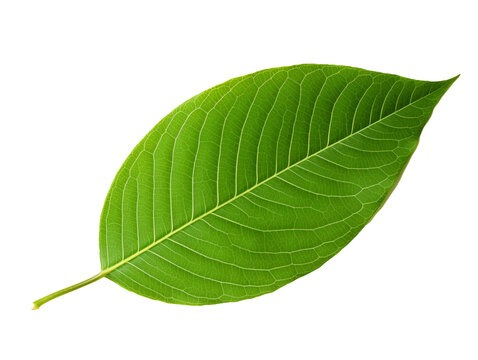
#> input picture data/input/sample_leaf.jpg, 478 x 360 px, found by its file name
$ python geometric_ops.py
#> lines starting #> are read from the running program, lines starting #| are printed output that depends on the picture
### src/utils/io_utils.py
"""
io_utils.py
------------
Utility functions for handling image input/output operations and metadata extraction
for the Domain-Specific Image Analysis & Enhancement Tool (Agriculture domain).

Functions:
    - load_image(path): Load an image from the given path.
    - save_image(path, image): Save an image to the specified path.
    - get_image_metadata(image, path=None): Extract metadata such as dimensions, channels, etc.
"""

import cv2
import os

def load_image(path):
    """
    Load an image from the given file path.

    Args:
        path (str): Path to the image file.

    Returns:
        image (numpy.ndarray): Loaded image.
    """
#> called with path = 'data/input/sample_leaf.jpg'
    if not os.path.exists(path):
        raise FileNotFoundError(f"Image not found at: {path}")

    image = cv2.imread(path)
#> image is the input picture: shape (360, 478, 3); mean B, G, R 174.8, 217.7, 199.3
    if image is None:
        raise ValueError("Failed to load image. Check file format or path.")

    return image


# [40 lines left out: functions save_image, get_image_metadata, not called in this run]

### src/utils/plot_utils.py
"""
plot_utils.py
--------------
Utility functions for displaying and plotting images and histograms
for the Domain-Specific Image Analysis & Enhancement Tool (Agriculture domain).

Functions:
    - show_image(title, image): Display an image using matplotlib.
    - show_images_side_by_side(img1, img2, title1, title2): Compare two images.
    - plot_histogram(image): Plot grayscale or color histogram of an image.
"""

import cv2
import matplotlib.pyplot as plt

# [18 lines left out: function show_image, not called in this run]


def show_images_side_by_side(img1, img2, title1="Original", title2="Processed"):
    """
    Display two images side by side for comparison.

    Args:
        img1 (numpy.ndarray): First image.
        img2 (numpy.ndarray): Second image.
        title1 (str): Title for first image.
        title2 (str): Title for second image.
    """
    plt.figure(figsize=(10, 4))

    plt.subplot(1, 2, 1)
    if len(img1.shape) == 3:
        plt.imshow(cv2.cvtColor(img1, cv2.COLOR_BGR2RGB))
    else:
        plt.imshow(img1, cmap='gray')
    plt.title(title1)
    plt.axis('off')

    plt.subplot(1, 2, 2)
    if len(img2.shape) == 3:
        plt.imshow(cv2.cvtColor(img2, cv2.COLOR_BGR2RGB))
    else:
        plt.imshow(img2, cmap='gray')
    plt.title(title2)
    plt.axis('off')

    plt.tight_layout()
    plt.show()


# [25 lines left out: function plot_histogram, not called in this run]

### src/geometric_ops.py
"""
geometric_ops.py
----------------
Performs geometric transformations (rotation, scaling, translation, cropping)
for the Domain-Specific Image Analysis & Enhancement Tool (Agriculture domain).

Functions:
    - rotate_image(image, angle): Rotate image by a given angle.
    - scale_image(image, scale_x, scale_y): Scale image by given factors.
    - translate_image(image, tx, ty): Translate image by given offsets.
    - crop_image(image, x, y, width, height): Crop a region from the image.
"""

import cv2
import numpy as np
from utils.plot_utils import show_images_side_by_side


def rotate_image(image, angle):
    """
    Rotate an image around its center by a specified angle.

    Args:
        image (numpy.ndarray): Input image.
        angle (float): Rotation angle in degrees.

    Returns:
        rotated (numpy.ndarray): Rotated image.
    """
#> called with angle = 45
    (h, w) = image.shape[:2]
#> h = 360; w = 478
    center = (w // 2, h // 2)
#> center = (239, 180)

    # Get rotation matrix
    matrix = cv2.getRotationMatrix2D(center, angle, 1.0)
    rotated = cv2.warpAffine(image, matrix, (w, h))
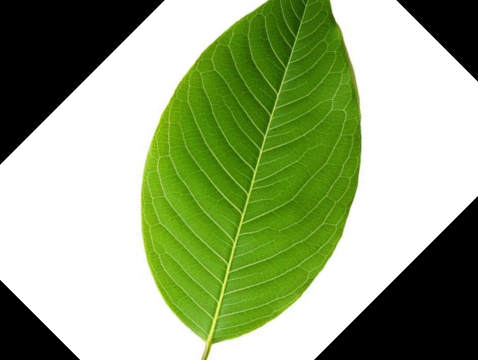
#> rotated: shape (360, 478, 3); mean B, G, R 127.2, 169, 151

    return rotated


def scale_image(image, scale_x=1.0, scale_y=1.0):
    """
    Scale (resize) an image.

    Args:
        image (numpy.ndarray): Input image.
        scale_x (float): Horizontal scaling factor.
        scale_y (float): Vertical scaling factor.

    Returns:
        scaled (numpy.ndarray): Scaled image.
    """
#> called with scale_x = 0.5, scale_y = 0.5
    scaled = cv2.resize(image, None, fx=scale_x, fy=scale_y, interpolation=cv2.INTER_LINEAR)
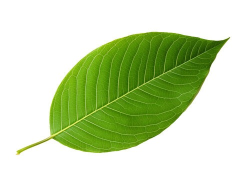
#> scaled: shape (180, 239, 3); mean B, G, R 174.9, 217.7, 199.3
    return scaled


def translate_image(image, tx, ty):
    """
    Translate (shift) an image along the x and y axes.

    Args:
        image (numpy.ndarray): Input image.
        tx (int): Shift along x-axis (positive = right).
        ty (int): Shift along y-axis (positive = down).

    Returns:
        translated (numpy.ndarray): Translated image.
    """
#> called with tx = 50, ty = 30
    rows, cols = image.shape[:2]
#> rows = 360; cols = 478
    matrix = np.float32([[1, 0, tx], [0, 1, ty]])
    translated = cv2.warpAffine(image, matrix, (cols, rows))
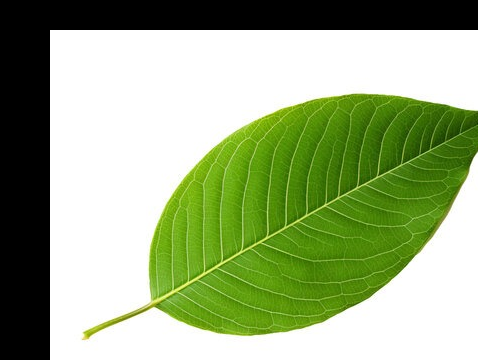
#> translated: shape (360, 478, 3); mean B, G, R 129.9, 172.4, 154.2
    return translated


def crop_image(image, x, y, width, height):
    """
    Crop a rectangular region from the image.

    Args:
        image (numpy.ndarray): Input image.
        x (int): Top-left x-coordinate.
        y (int): Top-left y-coordinate.
        width (int): Width of the crop region.
        height (int): Height of the crop region.

    Returns:
        cropped (numpy.ndarray): Cropped region.
    """
#> called with x = 100, y = 100, width = 200, height = 200
    cropped = image[y:y+height, x:x+width]
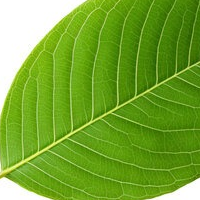
#> cropped: shape (200, 200, 3); mean B, G, R 49, 166.9, 116.8
    return cropped


if __name__ == "__main__":
    # Example testing (optional)
    from utils.io_utils import load_image
    import os

    test_path = "data/input/sample_leaf.jpg"  # Change to your sample image
    if os.path.exists(test_path):
        img = load_image(test_path)

        rotated = rotate_image(img, 45)
        scaled = scale_image(img, 0.5, 0.5)
        translated = translate_image(img, 50, 30)
        cropped = crop_image(img, 100, 100, 200, 200)

        show_images_side_by_side(img, rotated, "Original", "Rotated (45°)")
        show_images_side_by_side(img, scaled, "Original", "Scaled (0.5x)")
#> call 2 of show_images_side_by_side, with title1 = 'Original', title2 = 'Scaled (0.5x)'
#> in show_images_side_by_side (call 2), `plt.show()`:
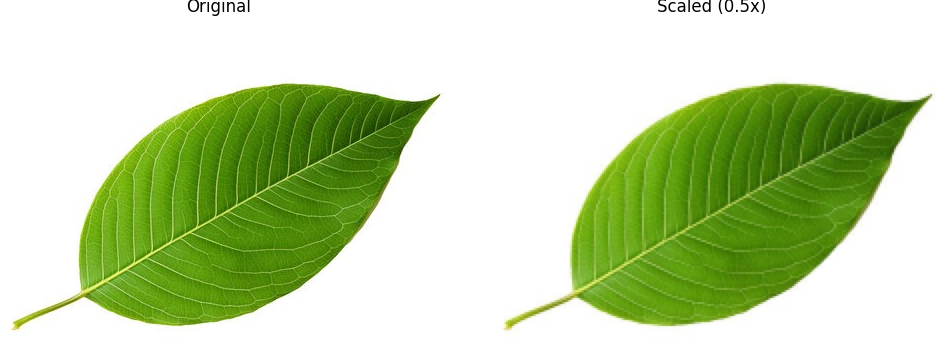
#> figure drawn by matplotlib, 2 panels
        show_images_side_by_side(img, translated, "Original", "Translated")
#> call 3 of show_images_side_by_side, with title1 = 'Original', title2 = 'Translated'
#> in show_images_side_by_side (call 3), `plt.show()`:
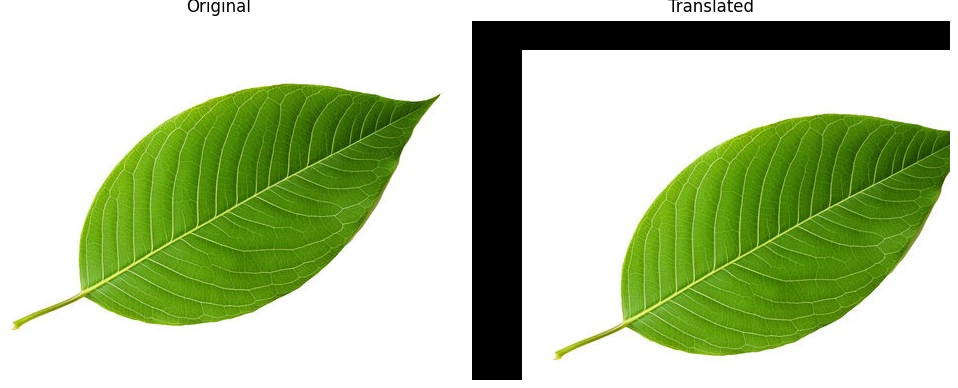
#> figure drawn by matplotlib, 2 panels
        show_images_side_by_side(img, cropped, "Original", "Cropped")
#> call 4 of show_images_side_by_side, with title1 = 'Original', title2 = 'Cropped'
#> in show_images_side_by_side (call 4), `plt.show()`:
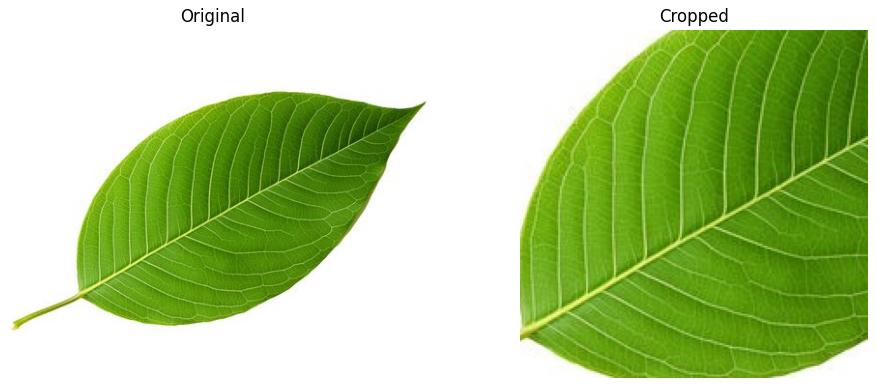
#> figure drawn by matplotlib, 2 panels
    else:
        print("Test image not found! Please add one in 'data/input/'.")
